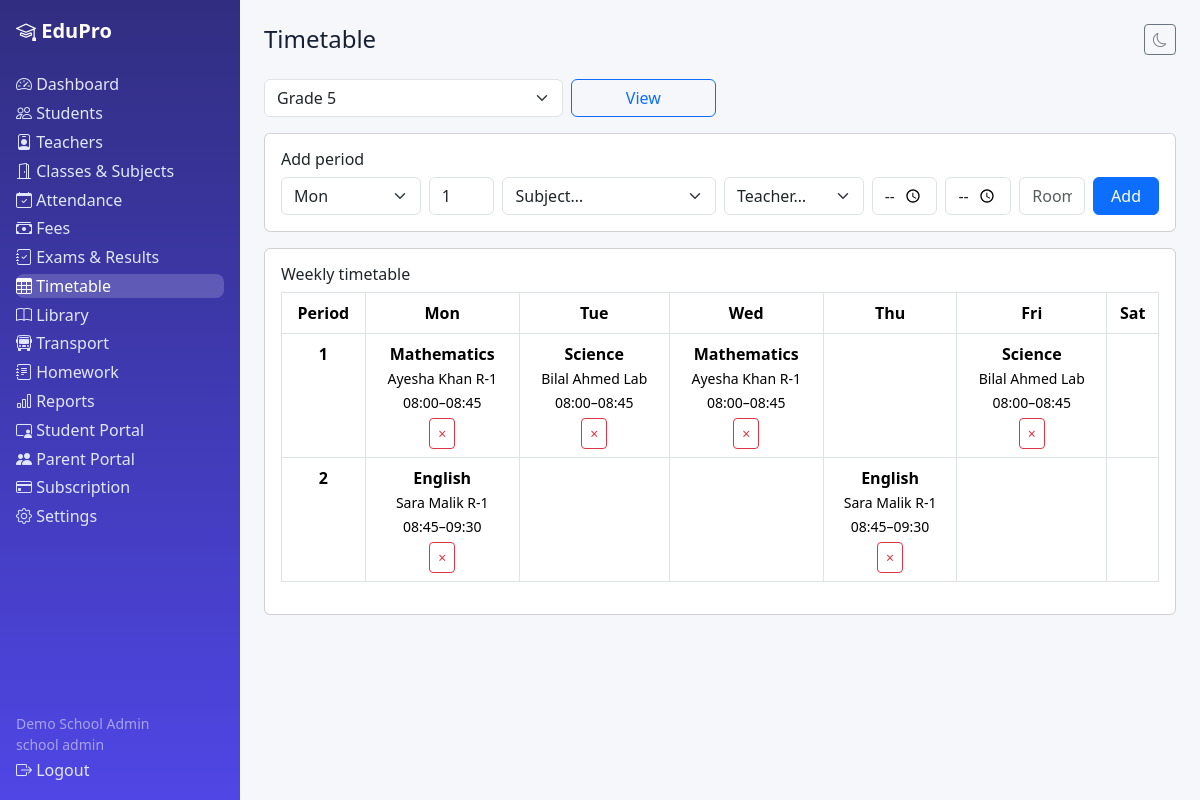
Screenshot of /timetable.php (signed in) with the database file from the repository.
### tables this page shows
CREATE TABLE timetable (id INT UNSIGNED AUTO_INCREMENT PRIMARY KEY, tenant_id INT UNSIGNED NOT NULL, class_id INT UNSIGNED NOT NULL, subject_id INT UNSIGNED NULL, teacher_id INT UNSIGNED NULL, day_of_week TINYINT NOT NULL, period_no INT NOT NULL DEFAULT 1, start_time TIME NULL, end_time TIME NULL, room VARCHAR(40) NULL, INDEX idx_tt_class(class_id,day_of_week), FOREIGN KEY(tenant_id) REFERENCES tenants(id) ON DELETE CASCADE, FOREIGN KEY(class_id) REFERENCES classes(id) ON DELETE CASCADE);

CREATE TABLE subjects (id INT UNSIGNED AUTO_INCREMENT PRIMARY KEY, tenant_id INT UNSIGNED NOT NULL, class_id INT UNSIGNED NULL, name VARCHAR(80) NOT NULL, code VARCHAR(20) NULL, INDEX idx_subj_tenant(tenant_id), FOREIGN KEY(tenant_id) REFERENCES tenants(id) ON DELETE CASCADE, FOREIGN KEY(class_id) REFERENCES classes(id) ON DELETE SET NULL);

CREATE TABLE teachers (id INT UNSIGNED AUTO_INCREMENT PRIMARY KEY, tenant_id INT UNSIGNED NOT NULL, user_id INT UNSIGNED NULL, staff_id VARCHAR(40) NOT NULL, name VARCHAR(120) NOT NULL, department VARCHAR(80) NULL, email VARCHAR(190) NULL, phone VARCHAR(40) NULL, salary DECIMAL(10,2) NOT NULL DEFAULT 0, status ENUM('active','on_leave','resigned') NOT NULL DEFAULT 'active', created_at DATETIME NOT NULL DEFAULT CURRENT_TIMESTAMP, UNIQUE KEY uq_teacher_staff(tenant_id,staff_id), INDEX idx_teach_tenant(tenant_id), FOREIGN KEY(tenant_id) REFERENCES tenants(id) ON DELETE CASCADE);

### includes/functions.php (called while the page is built, shortened)
<?php
function e(?string $v): string { return htmlspecialchars($v ?? '', ENT_QUOTES, 'UTF-8'); }
function current_user(): ?array { return $_SESSION['user'] ?? null; }
function tenant_id(): ?int { $u = current_user(); return isset($u['tenant_id']) && $u['tenant_id'] !== null ? (int)$u['tenant_id'] : null; }

### includes/auth.php (called while the page is built, shortened)
<?php
require_once __DIR__ . '/functions.php';
function require_tenant(): int {
    $t = tenant_id();
    return $t;
}

### timetable.php (the view, shortened to what this page needs)
<?php require_once __DIR__ . '/includes/auth.php'; $user=require_role(['school_admin','principal','teacher','accountant']); $pdo=db(); check_tenant_active($pdo); $tid=require_tenant(); $base=''; $active='timetable'; $pageTitle='Timetable';
$classes=$pdo->query("SELECT * FROM classes WHERE tenant_id=$tid ORDER BY numeric_name")->fetchAll();
$classId=(int)($_GET['class_id']??($classes[0]['id']??0));
$subjects=$pdo->query("SELECT * FROM subjects WHERE tenant_id=$tid ORDER BY name")->fetchAll();
$teachers=$pdo->query("SELECT * FROM teachers WHERE tenant_id=$tid ORDER BY name")->fetchAll();
$s=$pdo->prepare('SELECT t.*,sub.name subject_name,te.name teacher_name FROM timetable t LEFT JOIN subjects sub ON sub.id=t.subject_id LEFT JOIN teachers te ON te.id=t.teacher_id WHERE t.tenant_id=? AND t.class_id=? ORDER BY t.period_no'); $s->execute([$tid,$classId]); $entries=$s->fetchAll();
$grid=[]; foreach($entries as $en) $grid[$en['period_no']][$en['day_of_week']]=$en;
$days=[1=>'Mon',2=>'Tue',3=>'Wed',4=>'Thu',5=>'Fri',6=>'Sat'];
include __DIR__ . '/includes/header.php'; ?>
<form class="row g-2 mb-3" method="get"><div class="col-md-4"><select class="form-select" name="class_id"><?php foreach($classes as $c): ?><option value="<?= $c['id'] ?>" <?= $classId==$c['id']?'selected':'' ?>><?= e($c['name']) ?></option><?php endforeach; ?></select></div><div class="col-md-2"><button class="btn btn-outline-primary w-100">View</button></div></form>
<div class="card p-3 mb-3"><h6>Add period</h6><form method="post" class="row g-2"><?= csrf_field() ?><input type="hidden" name="class_id" value="<?= $classId ?>">
<div class="col-md-2"><select class="form-select" name="day_of_week"><?php foreach($days as $n=>$d): ?><option value="<?= $n ?>"><?= $d ?></option><?php endforeach; ?></select></div>
<div class="col-md-1"><input class="form-control" type="number" name="period_no" placeholder="Period" value="1" required></div>
<div class="col-md-3"><select class="form-select" name="subject_id"><option value="">Subject…</option><?php foreach($subjects as $sub): ?><option value="<?= $sub['id'] ?>"><?= e($sub['name']) ?></option><?php endforeach; ?></select></div>
<div class="col-md-2"><select class="form-select" name="teacher_id"><option value="">Teacher…</option><?php foreach($teachers as $t): ?><option value="<?= $t['id'] ?>"><?= e($t['name']) ?></option><?php endforeach; ?></select></div>
<div class="col-md-1"><input class="form-control" type="time" name="start_time"></div><div class="col-md-1"><input class="form-control" type="time" name="end_time"></div>
<div class="col-md-1"><input class="form-control" name="room" placeholder="Room"></div>
<div class="col-md-1"><button class="btn btn-primary w-100">Add</button></div></form></div>
<div class="card p-3"><h6>Weekly timetable</h6><div class="table-responsive"><table class="table table-bordered text-center"><tr><th>Period</th><?php foreach($days as $d): ?><th><?= $d ?></th><?php endforeach; ?></tr>
<?php foreach($grid as $period=>$rowE): ?><tr><td><strong><?= $period ?></strong></td><?php foreach($days as $n=>$d): $en=$rowE[$n]??null; ?><td><?php if($en): ?><strong><?= e($en['subject_name']??'') ?></strong><br><small><?= e($en['teacher_name']??'') ?> <?= e($en['room']??'') ?><br><?= e(substr((string)($en['start_time']??''),0,5)) ?>–<?= e(substr((string)($en['end_time']??''),0,5)) ?></small><form method="post"><?= csrf_field() ?><input type="hidden" name="action" value="delete"><input type="hidden" name="id" value="<?= $en['id'] ?>"><input type="hidden" name="class_id" value="<?= $classId ?>"><button class="btn btn-sm btn-outline-danger mt-1">×</button></form><?php endif; ?></td><?php endforeach; ?></tr><?php endforeach; ?></table></div>
<?php if(!$grid): ?><p class="text-muted small mb-0">No periods yet for this class.</p><?php endif; ?></div>
<?php include __DIR__ . '/includes/footer.php'; ?>

### assets/css/style.css (style rules this page uses)
:root { --brand:#4f46e5;--bg:#f6f7fb;--card:#fff;--text:#172033 }
body { background:var(--bg);color:var(--text);font-family:system-ui,-apple-system,"Segoe UI",Roboto,sans-serif }

### rows the page displays
timetable: subject.name "Mathematics", teacher.name "Ayesha Khan", room "R-1", start_time "08:00", end_time "08:45"
timetable: subject.name "Science", teacher.name "Bilal Ahmed", room "Lab", start_time "08:00", end_time "08:45"
timetable: subject.name "Mathematics", teacher.name "Ayesha Khan", room "R-1", start_time "08:00", end_time "08:45"
timetable: subject.name "Science", teacher.name "Bilal Ahmed", room "Lab", start_time "08:00", end_time "08:45"
timetable: subject.name "English", teacher.name "Sara Malik", room "R-1", start_time "08:45", end_time "09:30"
timetable: subject.name "English", teacher.name "Sara Malik", room "R-1", start_time "08:45", end_time "09:30"

### other values shown
$l "Dashboard"
$l "Students"
$l "Teachers"
$l "Classes & Subjects"
$l "Attendance"
$l "Fees"
$l "Exams & Results"
$l "Timetable"
$l "Library"
$l "Transport"
$l "Homework"
$l "Reports"
$l "Student Portal"
$l "Parent Portal"
$l "Subscription"
